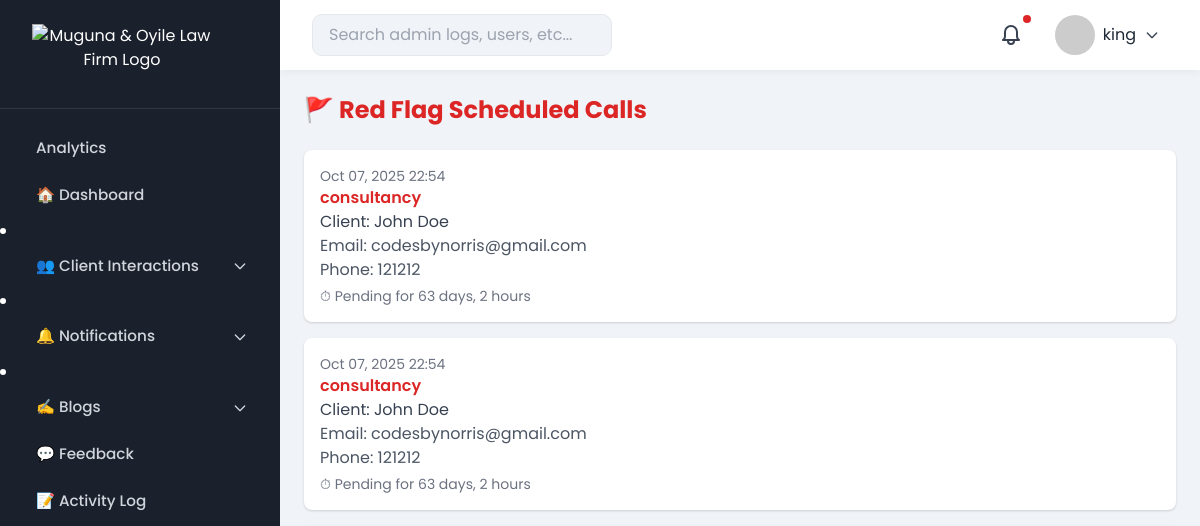
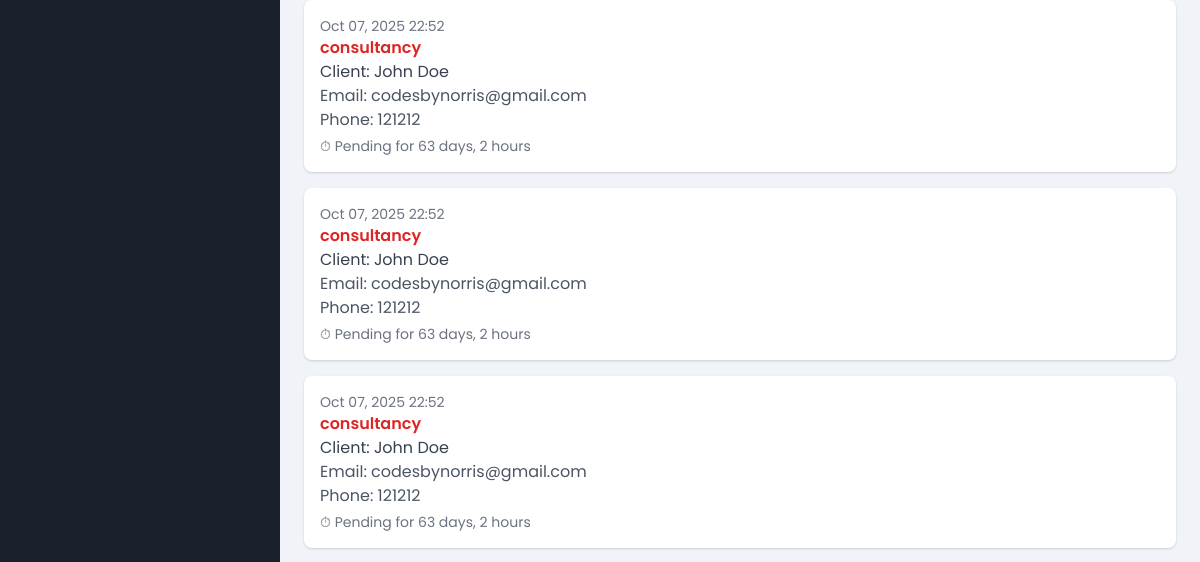
The page /admin-dashboard/red-flags/ (signed in, upper part) on the database as committed earlier (2 pictures, top to bottom).
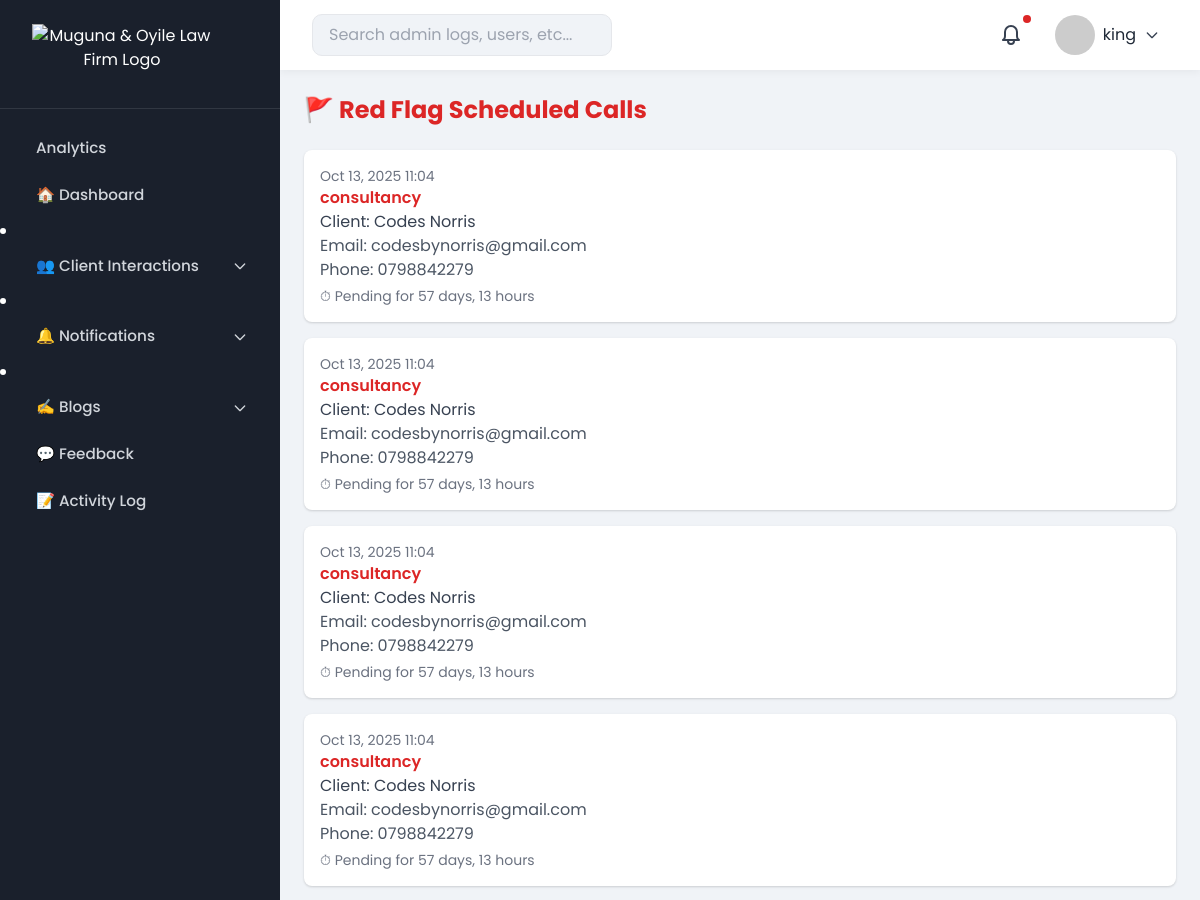
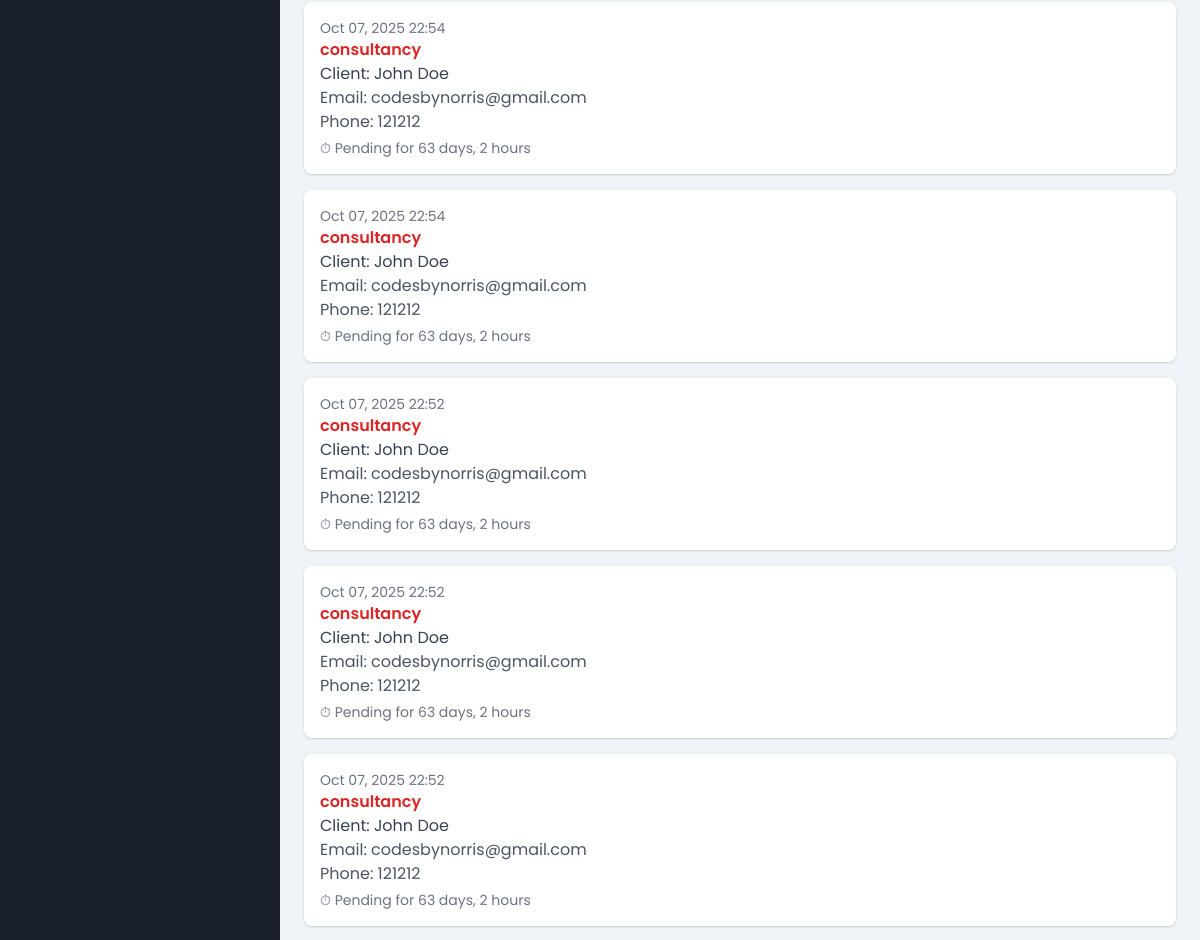
The same page on the database as committed later (2 pictures, top to bottom).
### advocates/models.py (models this page shows, shortened)
class ScheduledCall(models.Model):
    first_name = models.CharField(max_length=50)
    last_name = models.CharField(max_length=50)
    email = models.EmailField()
    phone_number = models.CharField(max_length=20)
    subject = models.CharField(max_length=50, choices=LEGAL_SERVICES)
    date = models.DateField()
    time_slot = models.TimeField()
    is_confirmed = models.BooleanField(default=False)
    is_read = models.BooleanField(default=False)
    is_red_flag = models.BooleanField(default=False)
    created_at = models.DateTimeField(auto_now_add=True)
    reminder_sent = models.BooleanField(default=False)
    class Meta:
        ordering = ["-created_at"]
    def save(self, *args, **kwargs):
        if self.created_at:
            if (not self.is_confirmed) and self.created_at <= timezone.now() - timedelta(hours=48):
                self.is_red_flag = True
            else:
                self.is_red_flag = False
        super().save(*args, **kwargs)

### advocates/admin_views.py (the view)
# urls.py: path('admin-dashboard/red-flags/', admin_views.red_flag_messages, name='red_flag_messages'),
@login_required
@user_passes_test(admin_required)
def red_flag_messages(request):
    cutoff_time = timezone.now() - timedelta(hours=48)
    overdue_calls = ScheduledCall.objects.filter(
        is_confirmed=False,
        created_at__lte=cutoff_time
    )
    for call in overdue_calls:
        if not call.is_red_flag:
            call.is_red_flag = True
            call.save()
        delta = timezone.now() - call.created_at
        days = delta.days
        hours = delta.seconds // 3600
        call.pending_duration = (
            f"{days} days, {hours} hours" if days or hours else "Less than an hour"
        )
    calls = ScheduledCall.objects.filter(is_red_flag=True).order_by('-created_at')
    for call in calls:
        delta = timezone.now() - call.created_at
        days = delta.days
        hours = delta.seconds // 3600
        call.pending_duration = (
            f"{days} days, {hours} hours" if days or hours else "Less than an hour"
        )
    return render(
        request,
        "admin_dashboard/red_flag_messages.html",
        {"calls": calls}
    )

### advocates/admin_views.py (called while the page is built)
def admin_required(user):
    return user.is_staff or user.is_superuser

### advocates/context_processors.py (called while the page is built)
def admin_context(request):
    if request.user.is_authenticated:
        red_flags = ContactMessage.objects.filter(is_red_flag=True).count()
        unread_messages = ContactMessage.objects.filter(is_read=False).count()
        unread_calls = ScheduledCall.objects.filter(is_read=False).count()
        total_notifications = unread_messages + unread_calls
        return {
            "admin_name": request.user.get_full_name() or request.user.username,
            "red_flag_count": red_flags,
            "total_notifications": total_notifications,
        }
    return {}

### advocates/templates/admin_dashboard/red_flag_messages.html (shortened to what this page needs)
{% extends "admin_dashboard/base_admin.html" %}
{% block dashboard_content %}
<div class="p-6">
    <h1 class="text-2xl font-bold text-red-600 mb-6">🚩 Red Flag Scheduled Calls</h1>
    {% if calls %}
        <div class="space-y-4">
            {% for call in calls %}
                <div class="p-4 bg-white rounded-lg shadow hover:shadow-md transition">
                    <p class="text-sm text-gray-500">{{ call.created_at|date:"M d, Y H:i" }}</p>
                    <h2 class="font-semibold text-red-600">{{ call.subject }}</h2>
                    <p class="text-gray-700">Client: {{ call.first_name }} {{ call.last_name }}</p>
                    <p class="text-gray-600">Email: {{ call.email }}</p>
                    <p class="text-gray-600">Phone: {{ call.phone_number }}</p>
                    <p class="text-sm text-gray-500 mt-1">⏱ Pending for {{ call.pending_duration }}</p>
                </div>
            {% endfor %}
        </div>
    {% else %}
        <p class="text-gray-500">🎉 No scheduled calls pending over 48 hours.</p>
    {% endif %}
</div>
{% endblock %}

Rows that differ between the two databases and show on the page:
added ScheduledCall: created_at "Oct 13, 2025 11:04", subject "consultancy", first_name "Codes", last_name "Norris", email "codesbynorris@gmail.com", phone_number "0798842279", pending_duration "57 days, 13 hours"
added ScheduledCall: created_at "Oct 13, 2025 11:04", subject "consultancy", first_name "Codes", last_name "Norris", email "codesbynorris@gmail.com", phone_number "0798842279", pending_duration "57 days, 13 hours"
added ScheduledCall: created_at "Oct 13, 2025 11:04", subject "consultancy", first_name "Codes", last_name "Norris", email "codesbynorris@gmail.com", phone_number "0798842279", pending_duration "57 days, 13 hours"
added ScheduledCall: created_at "Oct 13, 2025 11:04", subject "consultancy", first_name "Codes", last_name "Norris", email "codesbynorris@gmail.com", phone_number "0798842279", pending_duration "57 days, 13 hours"
